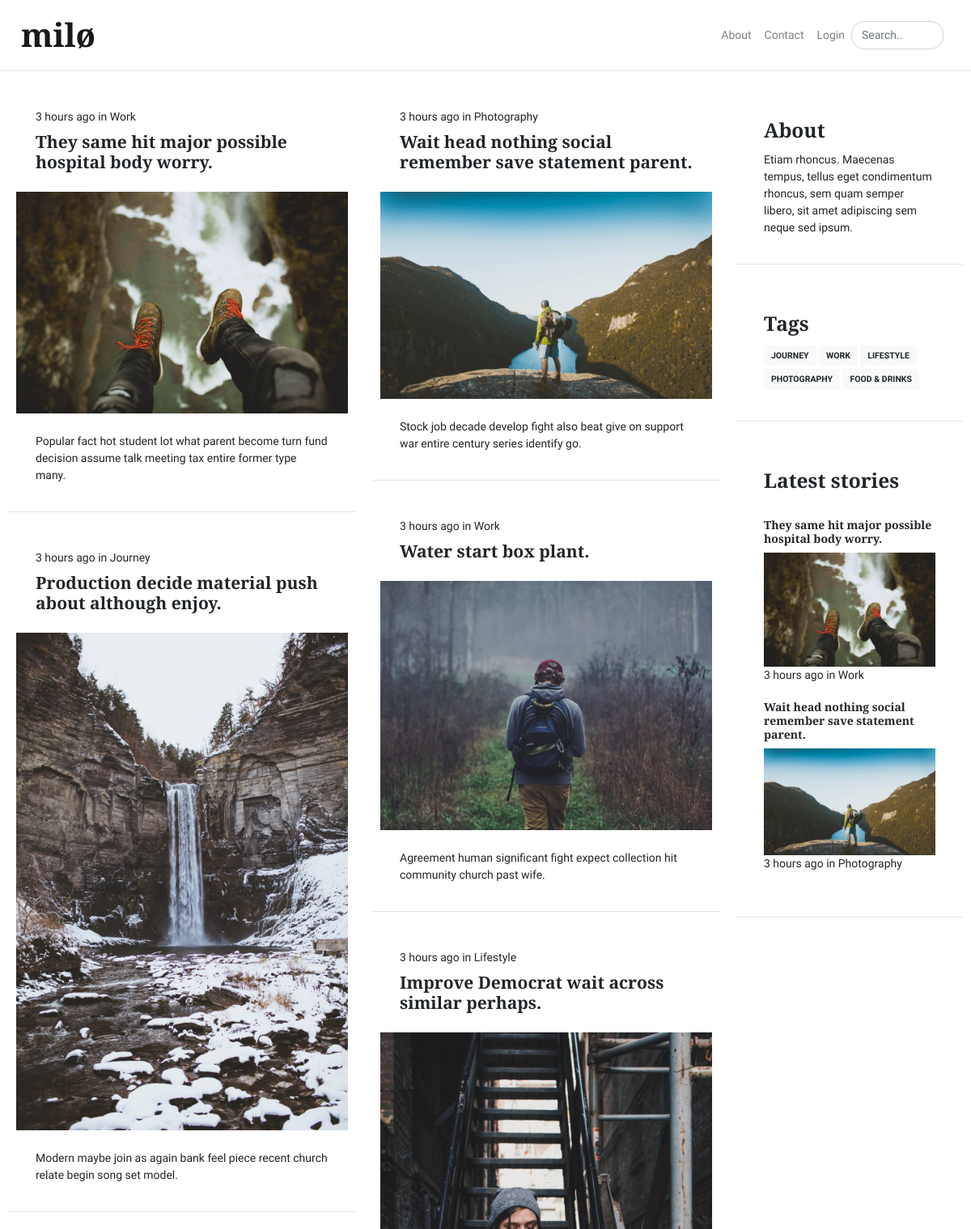
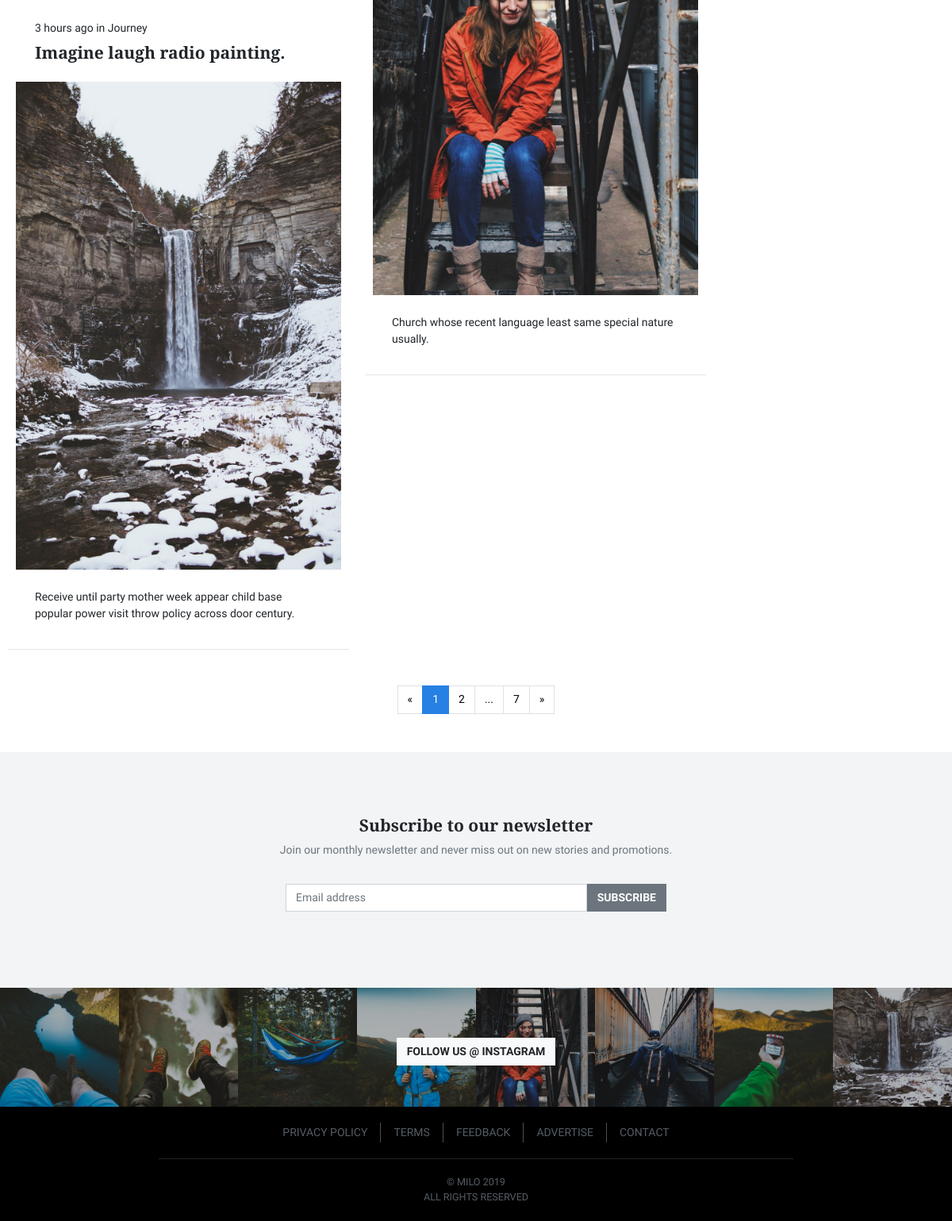
The page / on the database its author committed (2 pictures, top to bottom).
### miloblog/models.py (models this page shows, shortened)
class BlogPost(db.Model):
    __tablename__ = 'blogpost'
    users = db.relationship(User)
    id = db.Column(db.Integer, primary_key=True)
    user_id = db.Column(db.Integer, db.ForeignKey('users.id'), nullable=False)
    date = db.Column(db.DateTime, nullable=False, default=datetime.now)
    title = db.Column(db.String(140), nullable=False)
    main_image = db.Column(db.String(64), nullable=False, default='default_article.png')
    short_description = db.Column(db.Text, nullable=False)
    category = db.Column(db.Enum(BlogCategory), default=BlogCategory.blank, nullable=False)
    text = db.Column(db.Text, nullable=False)

### miloblog/core/views.py (the view)
@core.route('/')
def index():
    page = request.args.get('page', 1, type=int)
    blog_posts = BlogPost.query.order_by(BlogPost.date.desc()).paginate(page=page, per_page=6)
    return render_template('core/index.html',
                           blog_posts=blog_posts)

### miloblog/users/forms.py
class SubscribeForm(FlaskForm):
    email = TextField('Email address', validators=[DataRequired(), Email()])
    submit = SubmitField('Subscribe')

### miloblog/__init__.py (called while the page is built)
@app.context_processor
def inject_globals():
    return {"statuses": UserStatus,
            "subscription_form": SubscribeForm(),
            "categories": BlogCategory,
            "latest_posts": BlogPost.query.order_by(BlogPost.date.desc()).limit(2)}

@app.template_filter()
def is_admin(user):
    return user.is_authenticated and user.status == UserStatus.admin

### miloblog/users/views.py (called while the page is built)
@users.app_template_filter()
def is_subscribed(user):
    if user.is_authenticated:
        return NewsletterSubscription.query.filter_by(email=user.email).first()
    return False

### miloblog/templates/core/index.html
{% extends 'base.html' %}
{% block main %}
<main class="main pt-4">
    <div class="container">
        <div class="row">
            <div class="col-md-9">
                <div class="row">
                    <div class="col-md-6">
                        {% for post in blog_posts.items[0:][::2] %}
                            {% include 'article_preview.html' %}
                        {% endfor %}
                    </div>
                    <div class="col-md-6">
                        {% for post in blog_posts.items[1:][::2] %}
                            {% include 'article_preview.html' %}
                        {% endfor %}
                    </div>
                </div>
            </div>
            {% include 'sidebar.html' %}
        </div>
        <br>
        {% set current_route = 'core.index' %}
        {% include 'pagination.html' %}
    </div>
</main>
{% endblock %}

### miloblog/templates/article_preview.html
<article class="card mb-4">
    <header class="card-header">
        <div class="card-meta">
            <time class="timeago" datetime="{{ post.date.strftime('%Y-%m-%d %H:%M') }}">{{ post.date.strftime('%d %B %Y') }}</time> in <a href="{{ url_for('blogs.posts_category', cat=post.category.name) }}">{{ post.category.value }}</a>
        </div>
        <a href="{{ url_for('blogs.blog_post', pk=post.id) }}">
            <h4 class="card-title">{{ post.title }}</h4>
        </a>
    </header>
    <a href="{{ url_for('blogs.blog_post', pk=post.id) }}">
    <img class="card-img" src="{{ url_for('static', filename='articles/' + post.main_image) }}" alt="" />
    </a>
    <div class="card-body">
        <p class="card-text">{{ post.short_description }}</p>
    </div>
</article>

### miloblog/templates/sidebar.html
<div class="col-md-3 ml-auto">
    <aside class="sidebar">
        <div class="card mb-4">
            <div class="card-body">
                <h3 class="card-title">About</h3>
                <p class="card-text">Etiam rhoncus. Maecenas tempus, tellus eget condimentum rhoncus, sem quam semper libero, sit amet adipiscing sem neque sed ipsum. </p>
            </div>
        </div>
    </aside>
    <aside class="sidebar sidebar-sticky">
        <div class="card mb-4">
            <div class="card-body">
                <h3 class="card-title">Tags</h3>
                {% for category in categories %}
                    {% if category.value != None %}
                        <a class="btn btn-light btn-sm mb-1" href="{{ url_for('blogs.posts_category', cat=category.name) }}">{{ category.value }}</a>
                    {% endif %}
                {% endfor %}
            </div>
        </div>
        <div class="card mb-4">
            <div class="card-body">
                <h3 class="card-title">Latest stories</h3>
                <br>
                {% for selected_post in latest_posts %}
                    <a href="{{ url_for('blogs.blog_post', pk=selected_post.id) }}" class="d-inline-block">
                        <h4 class="h6">{{ selected_post.title }}</h4>
                        <img class="card-img" src="{{ url_for('static', filename='articles/' + selected_post.main_image) }}" alt="" />
                    </a>
                    <time class="timeago" datetime="{{ selected_post.date.strftime('%Y-%m-%d %H:%M') }}">{{ selected_post.date.strftime('%d %B %Y') }}</time> in {{ selected_post.category.value }}
                    <br>
                    <br>
                {% endfor %}
            </div>
        </div>
    </aside>
</div>

### rows shown on the page
BlogPost: category.value "Work", title "They same hit major possible hospital body worry.", main_image (picture), short_description "Popular fact hot student lot what parent become turn fund decision assume talk meeting tax entire former type many."
BlogPost: category.value "Journey", title "Production decide material push about although enjoy.", main_image (picture), short_description "Modern maybe join as again bank feel piece recent church relate begin song set model."
BlogPost: category.value "Journey", title "Imagine laugh radio painting.", main_image (picture), short_description "Receive until party mother week appear child base popular power visit throw policy across door century."
BlogPost: category.value "Photography", title "Wait head nothing social remember save statement parent.", main_image (picture), short_description "Stock job decade develop fight also beat give on support war entire century series identify go."
BlogPost: category.value "Work", title "Water start box plant.", main_image (picture), short_description "Agreement human significant fight expect collection hit community church past wife."
BlogPost: category.value "Lifestyle", title "Improve Democrat wait across similar perhaps.", main_image (picture), short_description "Church whose recent language least same special nature usually."

### other values the page prints
{{ category.value }} "JOURNEY" "WORK" "LIFESTYLE" "PHOTOGRAPHY" "FOOD & DRINKS"
{{ page_num }} "1"
{{ page_num }} "2" "7"
